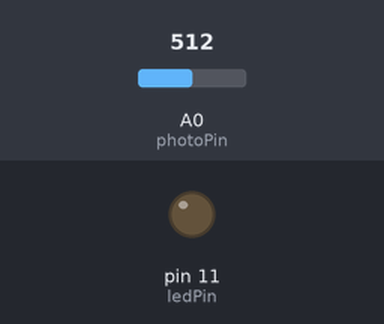
A sketch run on a simulated Arduino Uno, built with avr-gcc and run on an emulated ATmega328P. Shown: output pins drawn as LEDs (lit = HIGH). The test bench sets the inputs (shaded band); at power-on: A0 (photoPin) = 512. What the sketch prints to the serial monitor is not drawn.

Above: at 1.2 s.
1.3 s: A0 (photoPin) set to 497
At 1.45 s:
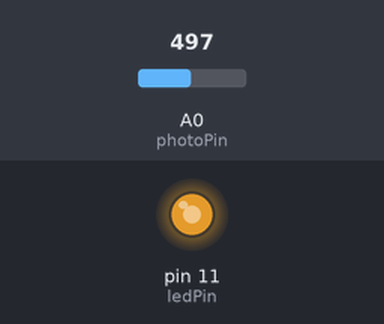
At 2.06 s:
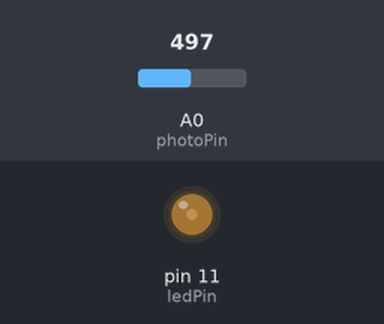
4.3 s: A0 (photoPin) set to 716
Timing chart, 0 to 7.3 s (numbered marks = the images above; inputs shaded):
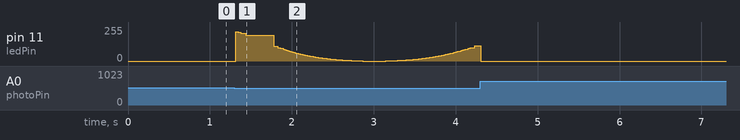

Measured:
- the behaviour switches between 512 and 511 on A0 (photoPin) (found by bisection; images 0 and 1)

The sketch:

god_natt.ino
```cpp
#include <math.h>

const int photoPin = 0;
const int ledPin = 11;

void setup(){
  pinMode(ledPin, OUTPUT);
  Serial.begin(9600);
}

void loop(){
  int voltage = analogRead(photoPin);
  int range = map(voltage,0,1023,0,100);
  float breath = (exp(sin(millis()/2000.0*PI)) - 0.36787944)*108.0;
  Serial.println(range);

  if(range < 50){
    analogWrite(ledPin,breath);
  }
  else{
    digitalWrite(ledPin,LOW);
  }
}
```
